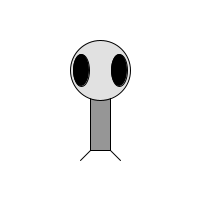
Frame 1 (no input)
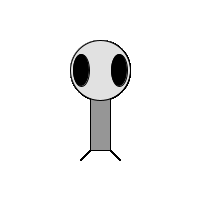
Frame 60 (the mouse pressed at the canvas centre just before this capture)
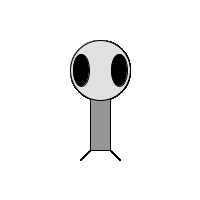
Frame 120 (the mouse held since frame 60 and released just before this capture)

The Processing sketch that drew these frames (run headless with seeded random() and noise(); from frame 60 on, the mouse is pressed at the canvas centre):

// Processing sketch: processing_12216
// ── processing_12216.pde

void setup() {
  size(200,200);
  background(255);
  ellipseMode(CENTER);
  rectMode(CENTER);
}
void draw() {
  stroke(0);
  fill(150);
  rect(100,100,20,100);
  fill(225);
  ellipse(100,70,60,60);
  fill(0);
  ellipse(81,70,16,32);
  ellipse(119,70,16,32);
  stroke(0);
  line(90,150,80,160);
  line(110,150,120,160);
}
